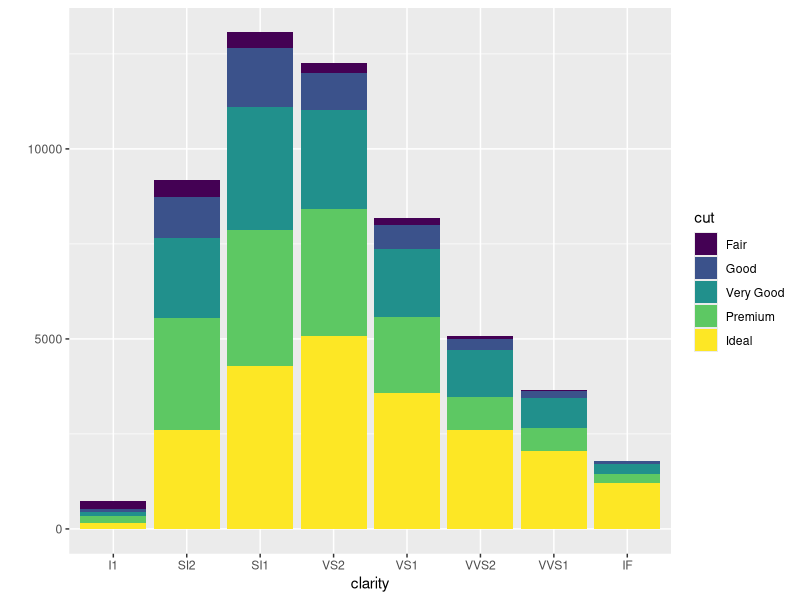
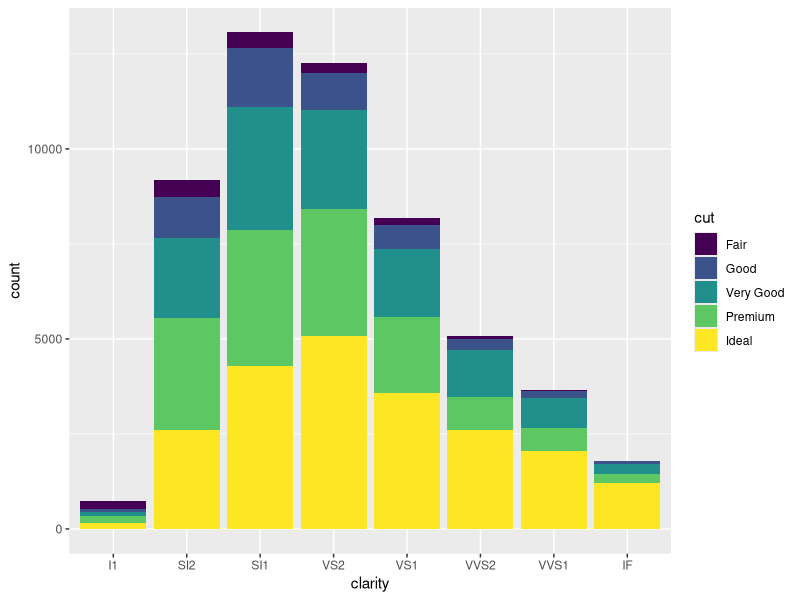
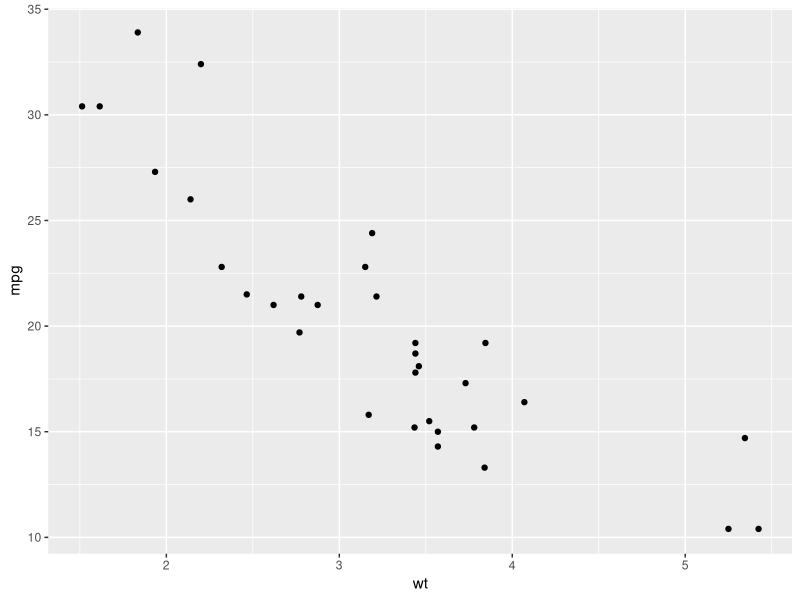
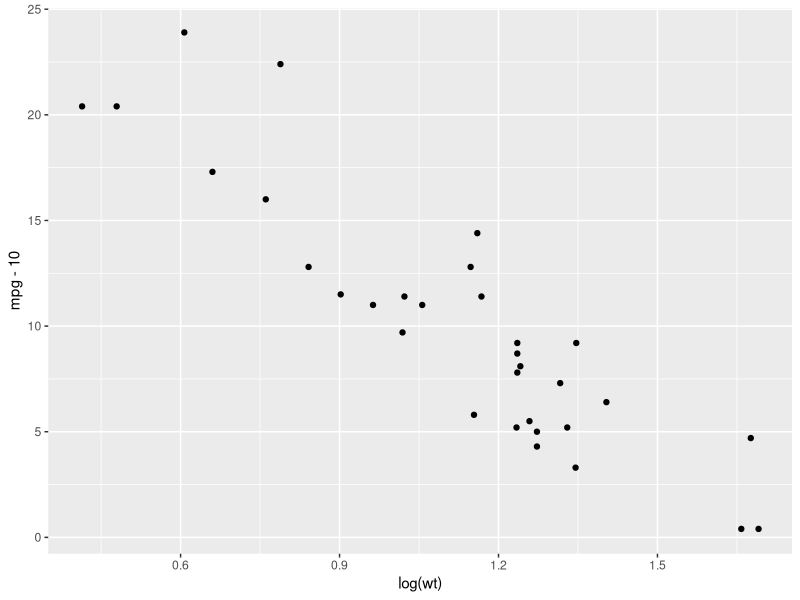
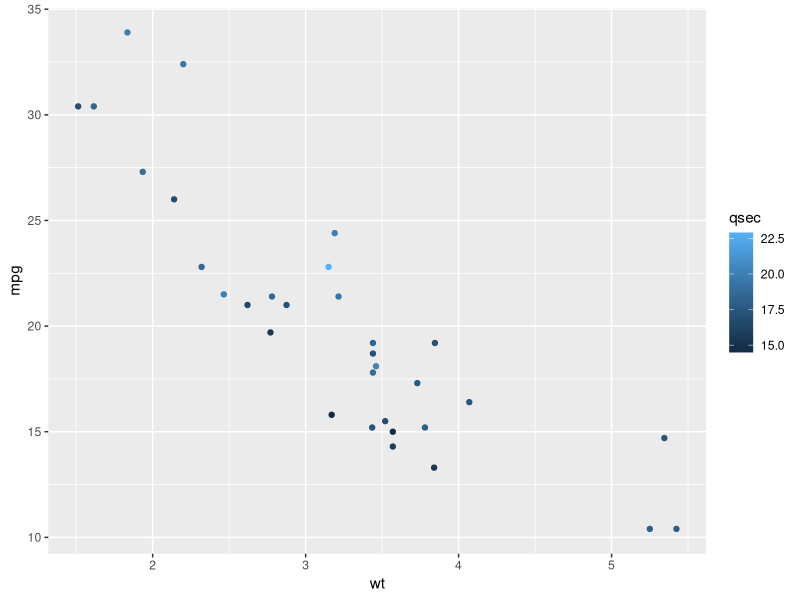
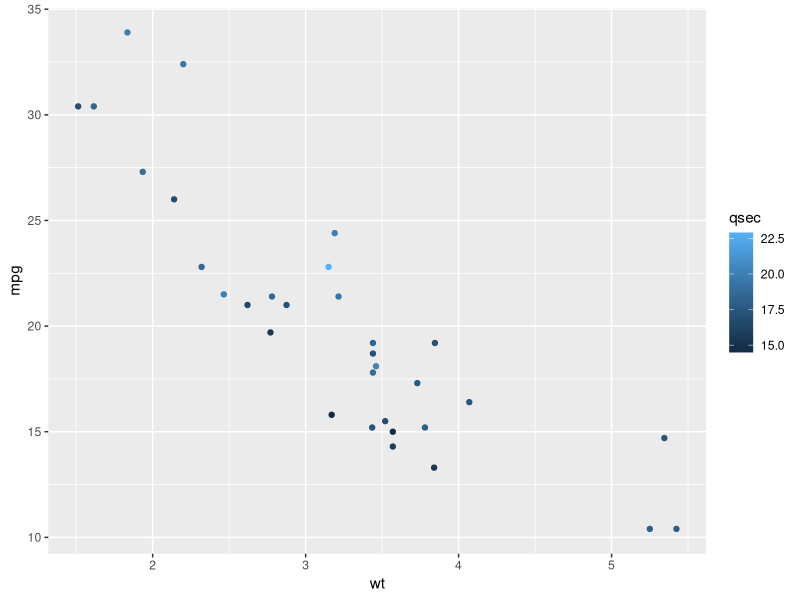
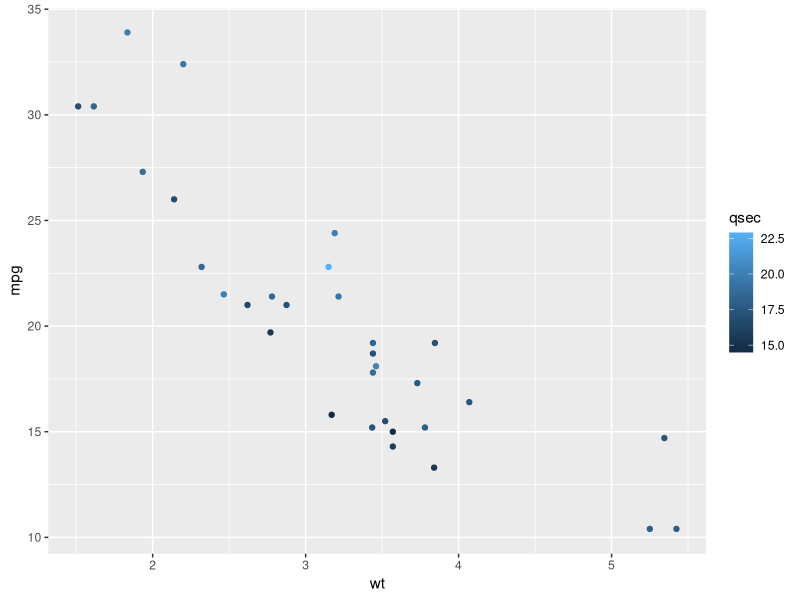
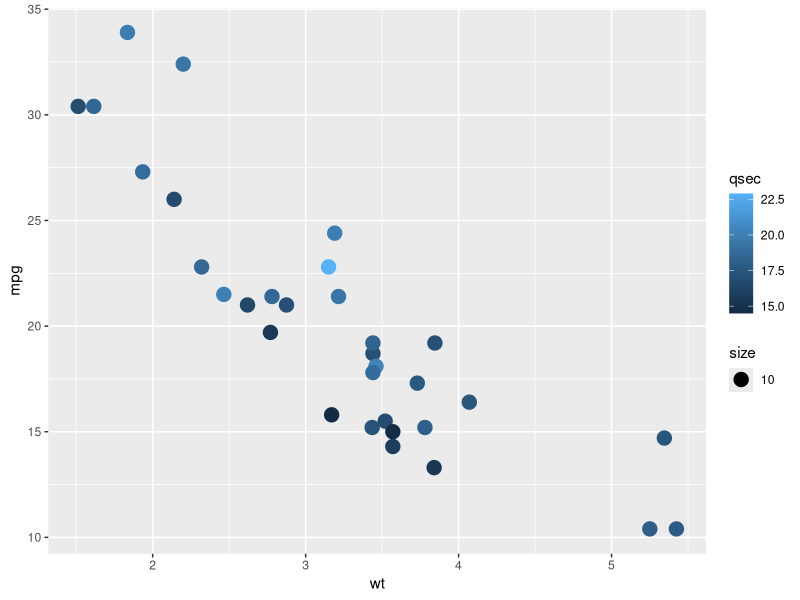

Recreate these plots in R, in order. (Note: this script raises an error after producing the figures.)
## ---- chunk 1
# we will require the ggplot2 package for our graphics
# note: there are some additional useful packages such as plyr, 
#  reshape2 and scales which you may find useful
require("ggplot2")

## ---- chunk 2
# prices of 50'000 sparkly round cut diamonds
head(diamonds)

# motor trend car road tests
head(mtcars)

# vapor pressure of mercury at certain temperatures
head(pressure)

## ---- chunk 3
# histogram with qplot
qplot(clarity, data=diamonds, fill=cut, geom="bar")

# histogram with ggplot -> same output
ggplot(diamonds, aes(clarity, fill=cut)) + geom_bar()

## ---- chunk 4
# quickly create a scatterplot of our data
qplot(wt, mpg, data=mtcars)

# data can be transformed with functions
qplot(log(wt), mpg-10, data=mtcars)

## ---- chunk 5
# plots can be further refined by using additional parameters
# note: we are mapping the variable «qsec» to a color
qplot(wt, mpg, data=mtcars, color=qsec)

## ---- chunk 6
# color and colour will work for most cases
qplot(wt, mpg, data=mtcars, color=qsec)

# note: colour instead of color
qplot(wt, mpg, data=mtcars, colour=qsec)

# note: in this example ggplot is trying to map the size of a point 
#  to a scale of [10] (which is probably not as intended)
qplot(wt, mpg, data=mtcars, color=qsec, size=10)

# use the I() function «as is» to set aesthetics instead of mapping
qplot(wt, mpg, data=mtcars, color=qsec, size=I(10))
## ---- chunk 7
# side note: it is possible to use alpha-blending for overlapping elements
qplot(wt, mpg, data=mtcars, color=qsec, size=I(10), alpha=qsec)

# note: alpha-opacity is set between 0 (transparent) and 1 (opaque)
qplot(wt, mpg, data=mtcars, color=qsec, size=I(10), alpha=I(0.5))		

## ---- chunk 8
# we take a closer look at the variable cyl from the dataset mtcars
# note: the variable is stored as a continuous number not as a factor
head(mtcars)
summary(mtcars$cyl)
table(mtcars$cyl)

# regular numeric variables will be mapped to a continuous scale
qplot(wt, mpg, data=mtcars, color=cyl)

# factored variables will be displayed with a discrete scale
qplot(wt, mpg, data=mtcars, color=factor(cyl))

## ---- chunk 9
# ggplot will try to guess the «correct» plot for your data
qplot(wt, mpg, data=mtcars)
qplot(factor(cyl), data=mtcars)

## ---- chunk 10
# a specific type of plot can be set with the attribute geom=«type»
qplot(wt, mpg, data=mtcars, geom="point")
qplot(wt, mpg, data=mtcars, geom="line")

## ---- chunk 11
# plot-types can be combined
qplot(wt, mpg, data=mtcars, geom=c("line", "point"))

# note: problem if only size of points should be increased
qplot(wt, mpg, data=mtcars, geom=c("line", "point"), size=I(2))

# pro-tipp: resort to ggplot syntax (more on that later)
qplot(wt, mpg, data=mtcars) + geom_line() + geom_point(size=4)

## ---- chunk 12
# a plot can be flipped by 90°
# note: coord_flip() will rotate the plot after calculation of 
#  any summary statistics (i.e. smoothers or alike)
qplot(factor(cyl), data=mtcars)
qplot(factor(cyl), data=mtcars) + coord_flip()

## ---- chunk 13
# difference between fill/color bars
qplot(factor(cyl), data=mtcars, fill=factor(cyl))
qplot(factor(cyl), data=mtcars, color=factor(cyl))

## ---- chunk 14
# use different position properties for bars (stacked, dodged, fill, identity)
head(diamonds)
qplot(clarity, data=diamonds, geom="bar", fill=cut, position="stack")
qplot(clarity, data=diamonds, geom="bar", fill=cut, position="dodge")
qplot(clarity, data=diamonds, geom="bar", fill=cut, position="fill")
qplot(clarity, data=diamonds, geom="bar", fill=cut, position="identity")

## ---- chunk 15
# we are going to use some pressure data
head(pressure)

# nothing happens if we only define our data
ggplot(pressure)
## ---- chunk 16
# but we can quickly add a representation
# note: the aes() function is used for variable mapping
ggplot(pressure) + geom_point(aes(x=temperature, y=pressure))

# as x and y are used so often, we can leave it of
# note: for later maintenance it is usually better to specify it
ggplot(pressure) + geom_point(aes(temperature, pressure))

# note: you can access the previously created plot with «last_plot()»
last_plot()

## ---- chunk 17
# specify a value allocation outside of the aes() function
# if an aestetic should be set to a specific value
ggplot(pressure) + geom_point(aes(temperature, pressure), size=4)

# aesthetics can also be defined separately
ggplot(pressure) + aes(temperature, pressure) + geom_point(size=4)

## ---- chunk 18
# create some normal distributed test data
tmp <- data.frame(x=rnorm(4000), y=rnorm(4000))
p.myplot <- ggplot(tmp, aes(x,y))

# default plotting
p.myplot + geom_point(color="red")

# plotting using hollow circles
p.myplot + geom_point(shape=1, color="red")

# plotting using pixels
p.myplot + geom_point(shape=".", color="red")

# plotting using alpha transparency
# note: requires the scales package (included with ggplot2)
p.myplot + geom_point(color=scales::alpha("red", 1/2))
p.myplot + geom_point(color=scales::alpha("red", 1/6))

## ---- chunk 19
# ggplot will actually return an object that can be modified
# note: the object can also be saved for later use with save()
#   saving a plot or layer definitions will also include the plot data
p.myplot <- ggplot(pressure)

# summary information about the plot
summary(p.myplot)

# adding some additional layers
p.myplot <- p.myplot + aes(temperature, pressure) + geom_point(size=4)
summary(p.myplot)

# the plot can be printed by just calling the object or using print()
p.myplot
print(p.myplot)

## ---- chunk 20
# the underlying data is saved within the ggplot-object. modifications of 
# the data will not alter the plot if the plot-code is not rerun.
# there is however a special syntax to run the plot with updated data
pressure2 <- data.frame(
	"temperature"=pressure$temperature, "pressure"=log(pressure$pressure))

# print the plot with updated data
p.myplot %+% pressure2

## ---- chunk 21
# let's define a base plot and aesthetic-mapping
p.myplot <- ggplot(pressure) + aes(x=temperature, y=pressure)

# using multiple layers
p.myplot + 
	geom_point(color="purple3", size=6) + 
	geom_line(color="steelblue2", size=2)

# the order of the layers does mather 
# (each new layer is drawn on top of the previous)
p.myplot + 
	geom_line(color="steelblue", size=2) +
	geom_point(color="purple3", size=6)

## ---- chunk 22
# aesthetics defined in the base layer will be used for all layers
# note: setting attributes to a value will not apply it to other layers
ggplot(pressure, aes(x=temperature, y=pressure), color="red") + 
	geom_line(size=4, alpha=0.3) + 
	geom_point(size=4)

## ---- chunk 23
# the actual arguments to map variables is mapping=«aes()» and 
# geom_params=«list()» to set variables respectively
ggplot(pressure) + 
	geom_point(
		mapping=aes(x=temperature, y=pressure, color=factor(temperature)),
		geom_params=list(size=4, shape=18)
	)

## ---- chunk 24
# it is possible to mix qplot and ggplot
qplot(temperature, pressure, data=pressure, geom="line", lty=I("dashed")) + 
	geom_point(size=4)

# there is also a different syntax with layer()
ggplot(pressure, aes(temperature, pressure)) +
	layer(geom="line", mapping=aes(color=temperature), size=4) +
	layer(geom="point", size=4, color="purple3")
	
# let's use some additional data in the plot
# note: the scales of the different datasets are unified
ggplot(pressure) +
	aes(x=temperature, y=pressure) +
	layer(geom="line", mapping=aes(color=temperature), size=4) +
	geom_point(data=mtcars, aes(hp, disp), color="purple3", size=3)

## ---- chunk 25
# setup our plot with default scales
p.myplot <- ggplot(pressure) + 
	aes(temperature, pressure, color=factor(temperature)) +
	geom_point(size=4)

# scales can be limited to a certain range
p.myplot
p.myplot + scale_x_continuous("Temperature", limits=c(200, 400))

# scales that are used as axes will take the name as axis label
p.myplot + 
	scale_color_discrete(name="Temperature \nin C°") + 
	scale_y_continuous(name="Air pressure at sea level")

# legends can also be removed (if not important to understand the plot)
p.myplot + scale_color_discrete(guide="none")

## ---- chunk 26
# setup a different plot
p.myplot <- ggplot(diamonds, aes(cut, fill=color)) + geom_bar()
p.myplot

# the axis can be renamed using two different methods
p.myplot + xlab("Diamond Cut")
p.myplot + scale_x_discrete(name="Diamond Cut Description")
p.myplot + scale_y_continuous(name="Number of Diamonds")

# names of legends can also be set
p.myplot + scale_fill_discrete(name="Diamond Color")

## ---- chunk 27
# using some custom colors
# note: brewer colors were created for good readable maps and often provide
#  a good alternative to the standard colors. to see all available brewer
#  palettes use «RColorBrewer::display.brewer.all()»
p.myplot + scale_fill_grey()
p.myplot + scale_fill_hue()
p.myplot + scale_fill_brewer()
p.myplot + scale_fill_brewer(type="seq", palette="3")
p.myplot + scale_fill_brewer(palette="Paired")

## ---- chunk 28
# using a custom color palette with specified order
# note: color values should be specified as hex or color names
p.myplot + aes(fill=cut) + scale_fill_manual(
	values = c("#7fc6bc","#083642","#b1df01",
						 "#cdef9c","#466b5d", "#744db5", "#ccb2e8"))

# using predefinded colors for specific values
# note: values that are not present in the data will not be shown
p.myplot + aes(fill=cut) + scale_fill_manual(
	values = c("Fair"="#083642", "Good"="#466b5d", 
						 "Very Good"="#7fc6bc","Premium"="#cdef9c", 
						 "Ideal"="#b1df01", "Not specified"="#ffffff"))

# removing values from the legend and custom labelling of values
# note: you must specify colors for all existing values
p.myplot + scale_fill_manual(
	name="Colors",
	values = c("D"="#083642", "E"="#466b5d", "F"="#7fc6bc","G"="#cdef9c", 
						 "H"="#b1df01", "I"="#ababab", "J"="#ececec"),
	breaks = c("D", "E", "F"),
	labels = c("E"="Dark Green", "D"="Esmerald", "F"="Wood"))

## ---- chunk 29
# legends can also be styled using guides
# note: guides can be defined once and be easily applied to multiple plots
p.mylegend <- guide_legend(
		title="Color of the \nDiamond",
		title.position="top",
		direction="horizontal",
		label.position="top",
		label.hjust=0.5,
		label.vjust=0.5,
		ncol=2,
		byrow=TRUE,
	)

# apply some styling to the legend
p.myplot + guides(fill = p.mylegend)
p.myplot + scale_fill_discrete(guide=p.mylegend)

## ---- chunk 30
# handling problems with alpha transparency
p.myplot + aes(alpha=color)

# remove the alpha transparency for the legend
p.myplot + aes(alpha=color) + 
	guides(fill = guide_legend( override.aes=list(alpha=1) ))

## ---- chunk 31
# limiting scales will remove all points that are outside of the scale
# note: be careful, this is not the same as just focusing on a graph region
p.myplot + scale_y_continuous(limits=c(0,15000))

# to focus on a specific region, the coord_cartesian() function
#  should be used with the specified limits
p.myplot + coord_cartesian(ylim=c(0,15000))

## ---- chunk 32
# histograms will use stat_bin to calculate number of items per bin
ggplot(mtcars) + aes(qsec) + geom_histogram(binwidth=0.5)
ggplot(mtcars) + aes(qsec) + geom_histogram(binwidth=1)

## ---- chunk 33
# define a base plot to illustrate smoothed lines
p.myplot <- ggplot(mtcars) + aes(x=disp, y=mpg) + geom_point(size=4)
p.myplot

# draw a smooth line (local regression function) through the points
# note: the default smoothing function is loess
p.myplot + geom_line(stat="smooth")

# using the smooth geom with standard deviation
p.myplot + geom_smooth()

# fit the regression closer to the data with span=«0-1»
p.myplot + geom_smooth(span=0.4)
p.myplot + geom_smooth(span=1)

# turning off the confidence interval
# note: the attribute level can be used to set ci-level
p.myplot + geom_smooth(se=FALSE)

## ---- chunk 34
# using a different method for smoothing (i.e. linear modelling)
p.myplot + geom_smooth(method="lm")

# using a cutom formular for fitting
library(splines)
p.myplot + geom_smooth(method="lm", formula = y ~ ns(x,5))

# be careful when flippling a plot
# note: details on transformations on the following slide
p.myplot + geom_smooth()
p.myplot + geom_smooth() + coord_flip()
p.myplot + aes(x=mpg, y=disp) + geom_smooth()

## ---- chunk 35
# define a base plot to illustrate transformation 
p.myplot <- ggplot(mtcars) + aes(x=disp, y=mpg) + geom_point(size=4) +
	geom_smooth(method="lm", se=FALSE)

# take a look at linear regression plot
p.myplot

# apply a logarhithmic transformation 
p.myplot + scale_x_continuous(trans="log", name="log(disp)")

# apply a log-transformation on the y-axis, add a linear regression and
# transform the display of the scale back with exponentation
p.myplot + scale_x_continuous(trans="log") + 
	coord_trans(x="exp") +
	xlab("exp(log(disp)) = disp")

# adjust the y-scale breaks to match our original non transformed plot
p.myplot + scale_x_continuous(trans="log", breaks=seq(100,400,100)) + 
	coord_trans(x="exp") +
	xlab("exp(log(disp)) = disp")
	
## ---- chunk 36
# split data to create frequency polygon for each subgroup
qplot(clarity, data=diamonds, geom="bar", fill=cut, position="dodge")
qplot(clarity, data=diamonds, geom="freqpoly", group=cut, color=cut, position="identity")

# split the data by a variable and calculate a regression for each group
ggplot(mtcars, aes(x=disp, y=mpg, color=factor(am))) + geom_point(size=4) +
	geom_smooth(aes(group=factor(am)), method="lm", se=FALSE, lty="dashed")

## ---- chunk 37
# use facets to split the data
p.myplot <- ggplot(mtcars) +
	aes(x=disp, y=mpg, color=factor(am)) + 
	geom_point(size=4) +
	geom_smooth(method="lm", se=FALSE, lty="dashed")

# facet_wrap will wrap the specified panels
p.myplot + facet_wrap(~ am, nrow=1)
p.myplot + facet_wrap(~ am, ncol=1)

# per default the scales of the different panels will match
# it is however possible to use adaptive panes
# note: more options can be found in the documentation
p.myplot + facet_wrap(~ am, nrow=1, scales="free")

## ---- chunk 38
# facet_grid can be used to split by two variables
p.myplot + facet_grid(cyl ~ am)

# it is even possible to add margin calculations
p.myplot + facet_grid(cyl ~ am, margins=TRUE)

## ---- chunk 39
# setup plot to illustrate annotations
p.myplot = ggplot(mtcars, aes(x = wt, y = mpg))

# plot without annotations
p.myplot + geom_point(size=4, color="purple3")

# a plot with some simple annotations
p.myplot + 
	annotate("rect", 
					 fill="lightsteelblue", alpha=0.4,
					 xmin=3, xmax=4, ymin=12, ymax=20.5) + 
	annotate("segment", 
					 size = 1, color="steelblue", 
					 arrow = grid::arrow(length=grid::unit(1, "char")),
					 x=4.73, y=30.5, xend=3.8, yend=21) +
	annotate("text", label="A custom region", 
					 x=4.32, y=31.2, hjust=0, vjust=0, color="steelblue", size=6) + 
	geom_point(size=4, color="purple3")  

## ---- chunk 40
# we create a function, that will calculate the coordinates for stripes that
# are contained to the given rect coordinates
# note: this involves some trigonometry and is outside 
#   the scoope of this tutorial
stripesInRect <- function(angle=45, distance=0.5, xmin=0, xmax=10, ymin=0, ymax=10) {
	# this function will calculate a data.frame of vectors for a
	# stripped background in a rectangular area

	# convert angle from degree to radians
	radians <- (pi / 180) * angle

	# calculate the tangens
	tangens <- tan(radians)

	# calculate height und width of the clippling box
	height <- ymax - ymin
	width <- xmax - xmin

	# calculate the horizontal distance of the lines
	horizontalDistance = distance / tangens

	# calculate the difference of start-y to end-y for full width
	verticalDifference <- tangens * width

	# steps for the height and width
	stepsHeight = seq(from = ymin, to = ymax, by = distance)
	stepsWidth = seq(from = xmin, to = xmax, by = horizontalDistance)

	# initialize a data frame of coordinates
	# note: distance is used for distance of lines when cutting
	#   through the side of the box
	# note: we have to remove the first step from the widthsteps
	#  to avoid a duplicated start line
	data <- data.frame(
		"x1" = c(rep(xmin, times = length(stepsHeight)), stepsWidth[-1]),
		"y1" = c(stepsHeight, rep(ymin, length(stepsWidth))[-1] ))

	# define a function to calculate the endpoints
	calculateEndpoint <- function(x1, y1) {

		# calculate the maximal available width for the x range
		availableWidthRange <- xmax - x1

		if (availableWidthRange >= width) {
			# calculation of lines that start from the left side

			# calculate the maximal available height for the y range
			availableHeightRange <- ymax - y1

			# we are done if the vertical-side fits into the rect
			if (availableHeightRange >= verticalDifference) {
				return(c(
					"x2" = xmax,
					"y2" = y1 + verticalDifference))
			}

			# otherwise we have to adapt to the available height
			horizontalDifference <- availableHeightRange / tangens

			return(c(
				"x2" = x1 + horizontalDifference,
				"y2" = ymax))

		} else {
			# calculation of lines that start from the bottom side

			# calculate the vertical difference
			verticalDifference <- availableWidthRange * tangens

			return(c(
				"x2" = xmax,
				"y2" = y1 + verticalDifference
				))

		}

	}

	# calculate the endpoints
	endpoints <- mapply(calculateEndpoint, data$x1, data$y1)

	# extract the endpoint coordinates
	data$x2 <- endpoints[1,]
	data$y2 <- endpoints[2,]

	return(data)
}


# calculate the pattern coordinates for our plot
pattern <- stripesInRect(angle=80, distance=0.25, 
		xmin=3, xmax=4, ymin=12, ymax=20.5)

# create the plot with a striped background for the annotation
# note: annotation aesthetics are not mapped but will be processed as vectors
p.myplot + 
	annotate("segment", 
					 size = 0.5, color="deeppink", alpha=0.25,
					 x=pattern$x1, y = pattern$y1, 
					 xend = pattern$x2, yend = pattern$y2) + 
	annotate("segment", 
					 size = 1, color="deeppink", 
					 arrow = grid::arrow(length=grid::unit(1, "char")),
					 x=4.73, y=30.5, xend=3.8, yend=21) +
	annotate("text", label="A custom region", 
					 x=4.32, y=31.2, hjust=0, vjust=0, color="deeppink", size=6) + 
	geom_point(size=4, color="purple3")  
	
## ---- chunk 41
# define our plot to illustrate theming
p.myplot <- ggplot(pressure) + 
	aes(temperature, pressure, color=factor(temperature)) +
	geom_point(size=4)

# plotting using the default theme
p.myplot

# plotting using a black & white theme
# note: the theme does not change the aesthetics controlled by data
p.myplot + theme_bw()

## ---- chunk 42
# modifiying specific elements of a theme
# note: more options can be found in the documentation
#  theme modifications may require some understanding of the grid-package
p.myplot + theme(
	legend.position="top", 
	legend.margin=grid::unit(1, "cm"))

# legends usually need some further specific adjustments
p.myplot + theme(
	legend.position="bottom", 
	legend.margin=grid::unit(1, "cm")) +
 guides(
 	color=guide_legend("Temperature", nrow=2, 
 										 title.position="top", byrow=TRUE))

## ---- chunk 43
# use combination of geoms and specific stat for bin calculation
# note: values from stat-calculations can be accessed via ..«parameter»..
ggplot(mtcars) + aes(x=factor(gear)) + 
	layer(
		stat = "bin",
		geom = "linerange", 
		geom_params = list(ymin=0, size=0.5, color="blue"), 
		mapping = aes(ymax=..count..)) +
	layer(
		stat = "bin",
		geom = "point",
		geom_params = list(size=3, color="blue")) +
	layer(
		stat = "bin",
		geom = "text",
		geom_params = list(vjust=-0.8, color="blue"),
		mapping = aes(label=..count..)) +
	coord_flip() + theme_bw()

## ---- chunk 44
# we can also define the configuration in a custom function
latticebars <- function(color = "blue") {
	layer1 <- layer(
		geom = "linerange", stat = "bin",
		mapping = aes(ymax=..count..),
		geom_params = list(ymin=0, size=0.5, color=color))
		
	layer2 <- layer(
		geom = "point", stat = "bin", 
		geom_params = list(size=3, color=color))
	
	layer3 <- layer(
		 geom = "text", stat = "bin",
		mapping = aes(label=..count..),
		geom_params = list(vjust=-0.8, color=color))
		
	# note: ggplot2 elements can also be combined by creating
	#  a list of the separate components. +-symbol might
	#  throw an error if used inside of a function
	return(list(layer1,layer2,layer3, coord_flip(), theme_bw()))
}

# create a lattice like barplot with default color
ggplot(mtcars) + aes(x=factor(gear)) + 
	latticebars()

# easily change the color of the plot
ggplot(mtcars) + aes(x=factor(gear)) + 
	latticebars("red") + 
	xlab("Type of Gear\n") + ylab("\nNumber of Items")
	
## ---- chunk 45
# we are going to need the grid package
require("grid")
## ---- chunk 46
# convenience function to create multi-plot setup (nrow, ncol)
vp.setup <- function(x,y){
	# create a new layout with grid
	grid.newpage()
	
	# define viewports and assign it to grid layout 
	pushViewport(viewport(layout = grid.layout(x,y)))
}

# convenience function to easily access layout (row, col)
vp.layout <- function(x,y){ 
	viewport(layout.pos.row=x, layout.pos.col=y)
}

## ---- chunk 47
# define three plots to be displayed together
p.a <- qplot(mpg, wt, data=mtcars, geom="point") + theme_bw()
p.b <- qplot(mpg, wt, data=mtcars, geom="bar", stat="identity")
p.c <- qplot(mpg, wt, data=mtcars, geom="step")

# setup amulti plot layout with grid (2x2 fields)
vp.setup(2,2)

# plot all graphics into our layout
print(p.a, vp=vp.layout(1, 1:2)) 
print(p.b, vp=vp.layout(2, 1)) 
print(p.c, vp=vp.layout(2, 2))

